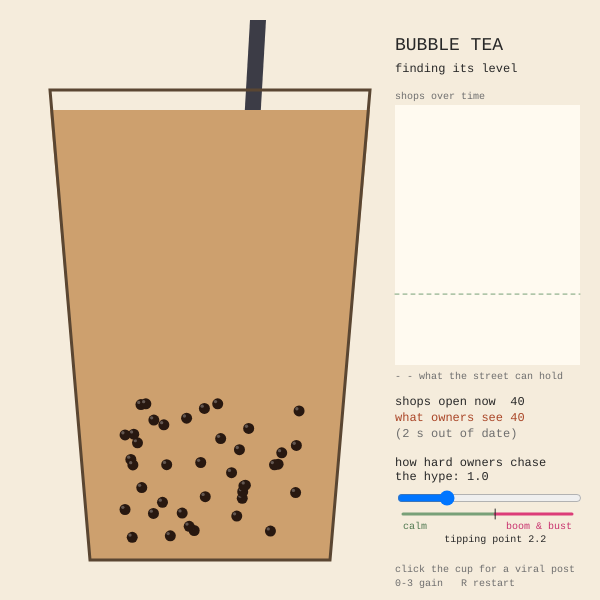
Frame 1 (no input)
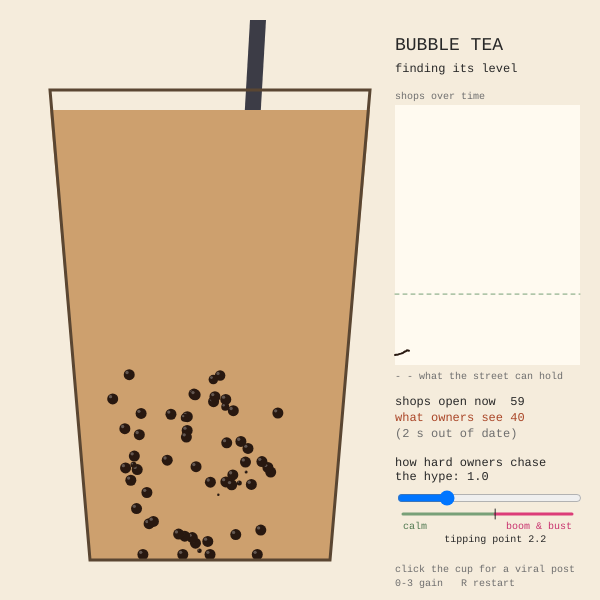
Frame 60 (no input)
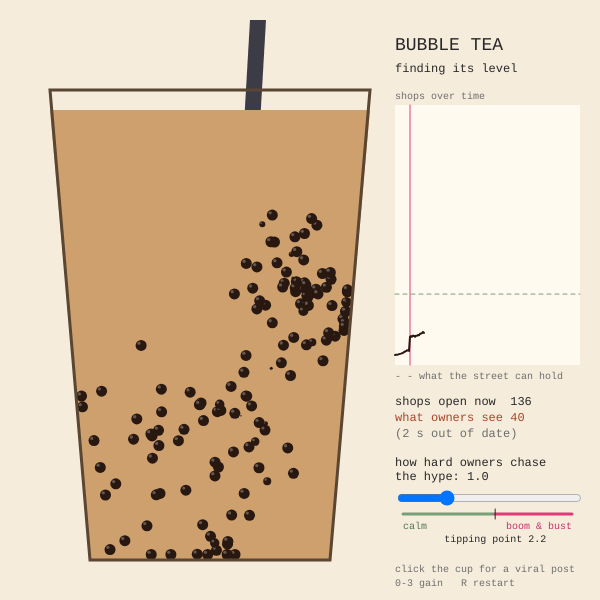
Frame 120 (the mouse pressed at the canvas centre since frame 60)

The p5.js sketch that drew these frames (run headless with seeded random() and noise() and a simulated clock; from frame 60 on, the mouse is pressed at the canvas centre):

// p5.js sketch
// ── sketch.js
// Stance: Conditions (after Cheng)
/*

Sidney Ngai
DM3008 Generative Art - Week 7: Cybernetics & Emergence
"Bubble Tea"

Synopsis
  Every pearl in the cup is a bubble tea shop. New shops open right next to
  existing ones (copycats), and every shop has a small chance of closing each
  frame. Owners open a shop when the street looks like it has room for one, but
  what they see is always a little out of date, so the whole street is reacting
  to old news. Singapore has watched this happen more than once: a craze, a shop
  on every corner, then shutters.

  The piece is a feedback loop with a delay in it. The street reads its own
  size, but the reading is two seconds old. Below what the street can really
  hold, owners open shops; above it, nobody does. The slider sets how hard
  owners chase the hype (the gain). Chase it gently and the street finds its
  level. Chase it hard on old news and it can never settle: it booms and
  crashes for ever, with no ending and no reset.

  Clicking the cup is a viral post: a wave of copycat shops opens at once. Two
  seconds later the street is still acting on what it saw before the wave, so
  it keeps opening shops, overshoots, and crashes. The viewer starts the boom
  and then has to watch the crash.

What I changed from the Steersman starter
  - Started from the Conditions stance: the population is read with a delay in
    sense(), and update() opens fewer shops the bigger it was.
  - Reworked the birth rule. In the guide's rule the gain only changes how big
    the street ends up: the loop pulls back towards its level equally hard at
    every gain, so gain 1 and gain 3 settle the same way, just at different
    sizes. In my rule gain is how strongly owners react, so it decides whether
    the street settles or swings. (The working is in README.md.)
  - Added a fixed size the street can hold (HOLD), drawn as the dashed line.
  - Worked out the tipping point where the street stops settling (TIP), and
    marked it under the slider.
  - Copycats: a new shop opens next to the shop that "inspired" it, so busy
    patches of the cup get busier.
  - A slider for the gain, labelled in the story's terms, and viral posts on
    click, which are also marked on the chart.
  - The cup, pearls that pop in when they open, a chart of shops over time with
    a marker showing which moment the street is reacting to, and readouts.

Things to try
  - slider at 0: nobody reads the news, the street just drifts
  - slider at 1: it overshoots a little, then settles at the dashed line
  - slider at 3: booms and crashes, because it is reacting to where it was
  - slider at 1, then click the cup: the viral post sets off a boom and a
    crash, then the street calms down again
  - slide slowly past the tipping point and watch the swings start

Controls
  slider   how hard owners chase the hype (the gain)
  click    a viral post: a wave of copycat shops where you click in the cup
  0 1 2 3  set the gain      R  restart
  the gain can also be set in the address, e.g. index.html?gain=3

Attributions
  The sense / update / render loop, the delayed population reading and the
  open-ended birth / death population come from the Steersman starter and its
  Conditions stance (DM3008 week 7 class material, Ashley Hi), which is after
  the work of Ian Cheng. The reworked birth rule, HOLD, the tipping point,
  copycat openings, viral posts, the slider, the cup, pearls, chart and
  readouts are my own.
  Written for p5.js 1.11.11 (https://p5js.org).

*/

//=== the cup ===
// the cup is a trapezoid: wider at the top than the bottom
let CUP = { top: 90, bottom: 560, topLeft: 50, topRight: 370, bottomLeft: 90, bottomRight: 330 };
let PEARL = 11; // *** change pearl size here
let MAX_SHOPS = 1100; // the cup is full

//=== the street ===
let gain = 1; // *** change the starting gain here (try 0, 1 and 3)
let MAX_GAIN = 4; // the top of the slider
let DELAY = 120; // *** change how out of date the news is here (frames, 120 = 2 s)
let CLOSE_CHANCE = 0.004; // chance a shop closes each frame
let HOLD = 300; // *** change how many shops the street can really hold here
let REACT = 0.00002; // how much one shop above or below HOLD changes the chance of opening
let START_SHOPS = 40;

// above this gain the street can never settle. a loop that corrects at rate k
// on news that is DELAY frames old keeps swinging once k * DELAY passes PI / 2,
// and here k = REACT * gain * HOLD (the working is in README.md).
// worked out in setup(), because p5's HALF_PI does not exist until then
let TIP;

//=== viral posts ===
let VIRAL_BURST = 60; // *** change how many copycats one viral post brings here
let posts = []; // the rings drawn where a post landed
let postedSinceChart = false; // marks the next chart point

let shops = [];
let popHistory = []; // the last DELAY frames, which sense() reads from
let chart = []; // a longer history, only for drawing
let chartPosts = []; // true where a viral post happened, lined up with chart
let CHART_STEP = 4; // frames between points on the chart (185 points x 4 = about 12 s)
let lastReading = 0;
let opened = 0;
let closed = 0;

let slider;

//=== layout of the right-hand panel ===
let PANEL = { x: 395, w: 185 };
let CHART = { y: 105, h: 260 };
let SLIDER_Y = 488;

/////////////////////////////////////////////////////////////////
// Shop
// one pearl, drifting slowly around the cup
/////////////////////////////////////////////////////////////////
function Shop(x, y) {
  this.x = x;
  this.y = y;
  this.a = random(TWO_PI);
  this.age = 0;
}

Shop.prototype.update = function () {
  // wander, and sink a little like a real pearl
  this.a += random(-0.2, 0.2);
  this.x += cos(this.a) * 0.6;
  this.y += sin(this.a) * 0.6 + 0.05;
  this.age++;
  this.keepInCup();
};

// keep inside the cup, which narrows towards the bottom
Shop.prototype.keepInCup = function () {
  this.y = constrain(this.y, CUP.top + 30, CUP.bottom - PEARL / 2);
  let t = map(this.y, CUP.top, CUP.bottom, 0, 1);
  let left = lerp(CUP.topLeft, CUP.bottomLeft, t) + PEARL / 2;
  let right = lerp(CUP.topRight, CUP.bottomRight, t) - PEARL / 2;
  this.x = constrain(this.x, left, right);
};

Shop.prototype.show = function () {
  // a new shop pops in, so you can see where the openings are
  let s = min(PEARL, this.age * 0.5);
  fill(40, 24, 16);
  circle(this.x, this.y, s);
  // a small highlight makes it read as a pearl
  fill(255, 255, 255, 70);
  circle(this.x - s * 0.2, this.y - s * 0.2, s * 0.3);
};

/////////////////////////////////////////////////////////////////
// Setup and the loop
/////////////////////////////////////////////////////////////////
function setup() {
  createCanvas(600, 600);
  pixelDensity(1);
  textFont("monospace");
  TIP = HALF_PI / (REACT * HOLD * DELAY);

  // a gain in the address overrides the one above
  let params = getURLParams();
  if (params.gain !== undefined) gain = float(params.gain);

  // the slider sits over the canvas, under its label in the right-hand panel
  slider = createSlider(0, MAX_GAIN, gain, 0.1);
  slider.position(PANEL.x, SLIDER_Y);
  slider.style("width", PANEL.w + "px");

  restart();
}

// a fresh street: a few shops at the bottom of the cup and no history
function restart() {
  shops = [];
  popHistory = [];
  chart = [];
  chartPosts = [];
  posts = [];
  opened = 0;
  closed = 0;
  for (let i = 0; i < START_SHOPS; i++) {
    let s = new Shop(random(120, 300), random(400, 540));
    s.age = 100; // already open, so they do not pop in
    shops.push(s);
  }
}

function draw() {
  gain = slider.value();

  const pastPop = sense(); // 1. read the street's size, as it was DELAY frames ago
  update(pastPop); // 2. open and close shops based on that old reading
  render(); // 3. draw it
}

/////////////////////////////////////////////////////////////////
// Sense: the street reads its own size, DELAY frames late
/////////////////////////////////////////////////////////////////
function sense() {
  popHistory.push(shops.length);
  if (popHistory.length > DELAY) popHistory.shift();

  // the chart keeps one point every CHART_STEP frames, so it can show whole booms and crashes
  if (frameCount % CHART_STEP === 0) {
    chart.push(shops.length);
    chartPosts.push(postedSinceChart);
    postedSinceChart = false;
    if (chart.length > PANEL.w) {
      chart.shift();
      chartPosts.shift();
    }
  }

  // the oldest reading we have is the one the street acts on
  lastReading = popHistory[0];
  return lastReading;
}

/////////////////////////////////////////////////////////////////
// Update: open fewer shops the bigger the street was
/////////////////////////////////////////////////////////////////
function update(pastPop) {
  // at HOLD, openings and closings balance. below it, owners open more shops,
  // above it, fewer. gain is how strongly they react to the (old) news
  let pOpen = constrain(CLOSE_CHANCE + REACT * gain * (HOLD - pastPop), 0, 0.03);

  let born = [];
  for (let i = 0; i < shops.length; i++) {
    shops[i].update();
    if (random() < pOpen && shops.length + born.length < MAX_SHOPS) {
      // a copycat opens right next door
      born.push(new Shop(shops[i].x + random(-12, 12), shops[i].y + random(-12, 12)));
    }
  }

  // every shop has the same small chance of closing
  let before = shops.length;
  shops = shops.filter(function () {
    return random() > CLOSE_CHANCE;
  });
  closed += before - shops.length;
  opened += born.length;
  shops = shops.concat(born);

  // viral post rings grow and fade
  for (let i = posts.length - 1; i >= 0; i--) {
    posts[i].age++;
    if (posts[i].age > 60) posts.splice(i, 1);
  }
}

/////////////////////////////////////////////////////////////////
// Viral post: a wave of copycats opens where you click
/////////////////////////////////////////////////////////////////
function viralPost(x, y) {
  for (let i = 0; i < VIRAL_BURST && shops.length < MAX_SHOPS; i++) {
    let s = new Shop(x + randomGaussian(0, 30), y + randomGaussian(0, 30));
    s.keepInCup();
    shops.push(s);
  }
  opened += VIRAL_BURST;
  posts.push({ x: x, y: y, age: 0 });
  postedSinceChart = true;
}

function insideCup(x, y) {
  if (y < CUP.top || y > CUP.bottom) return false;
  let t = map(y, CUP.top, CUP.bottom, 0, 1);
  return x > lerp(CUP.topLeft, CUP.bottomLeft, t) && x < lerp(CUP.topRight, CUP.bottomRight, t);
}

/////////////////////////////////////////////////////////////////
// Render
/////////////////////////////////////////////////////////////////
function render() {
  background(245, 236, 220);
  noStroke();

  // the straw sits behind the tea
  fill(60, 60, 70);
  quad(250, 20, 266, 20, 236, 540, 220, 540);

  // the tea, then the pearls in it
  fill(205, 160, 110);
  quad(CUP.topLeft, CUP.top + 20, CUP.topRight, CUP.top + 20, CUP.bottomRight, CUP.bottom, CUP.bottomLeft, CUP.bottom);
  for (let i = 0; i < shops.length; i++) shops[i].show();

  // the cup outline
  noFill();
  stroke(90, 70, 50);
  strokeWeight(3);
  quad(CUP.topLeft, CUP.top, CUP.topRight, CUP.top, CUP.bottomRight, CUP.bottom, CUP.bottomLeft, CUP.bottom);
  strokeWeight(1);

  drawPosts();
  drawChart(PANEL.x, CHART.y, PANEL.w, CHART.h);
  drawReadouts();
  drawSliderScale();
}

// a ring and a label where each viral post landed
function drawPosts() {
  for (let i = 0; i < posts.length; i++) {
    let p = posts[i];
    let fade = map(p.age, 0, 60, 255, 0);
    noFill();
    stroke(220, 60, 120, fade);
    strokeWeight(3);
    circle(p.x, p.y, 20 + p.age * 2);
    // white label with a pink outline, so it reads on top of the tea
    strokeWeight(4);
    fill(255, fade);
    textSize(14);
    textStyle(BOLD);
    textAlign(CENTER);
    text("viral post!", p.x, p.y - 30 - p.age * 0.5);
    textAlign(LEFT);
    textStyle(NORMAL);
    strokeWeight(1);
    noStroke();
  }
}

// shops over time, the level the street can hold, the moment it is reacting to, and posts
function drawChart(x, y, w, h) {
  noStroke();
  fill(255, 250, 240);
  rect(x, y, w, h);

  // dashed line: the size the street can really hold
  let hy = map(HOLD, 0, MAX_SHOPS, y + h, y);
  stroke(120, 160, 120);
  drawingContext.setLineDash([4, 4]);
  line(x, hy, x + w, hy);
  drawingContext.setLineDash([]);

  // pink ticks: viral posts
  stroke(220, 60, 120);
  for (let i = 0; i < chartPosts.length; i++) {
    if (chartPosts[i]) line(x + i, y, x + i, y + h);
  }

  // shops over time, newest on the right
  noFill();
  stroke(40, 24, 16);
  strokeWeight(2);
  beginShape();
  for (let i = 0; i < chart.length; i++) {
    vertex(x + i, map(chart[i], 0, MAX_SHOPS, y + h, y));
  }
  endShape();
  strokeWeight(1);

  // red line: where the reading comes from, DELAY frames back
  let back = DELAY / CHART_STEP;
  if (chart.length > back) {
    let rx = x + chart.length - back;
    stroke(170, 70, 40);
    line(rx, y, rx, y + h);
  }

  noStroke();
  fill(110);
  textSize(10);
  text("shops over time", x, y - 6);
  text("- - what the street can hold", x, y + h + 14);
}

function drawReadouts() {
  noStroke();
  fill(40);
  textSize(18);
  text("BUBBLE TEA", PANEL.x, 50);
  textSize(12);
  let mood = "finding its level";
  if (gain === 0) mood = "nobody is reacting";
  if (gain > TIP) mood = "boom and bust";
  text(mood, PANEL.x, 72);

  text("shops open now  " + shops.length, PANEL.x, 405);
  fill(170, 70, 40);
  text("what owners see " + lastReading, PANEL.x, 421);
  fill(110);
  text("(" + nf(DELAY / 60, 1, 0) + " s out of date)", PANEL.x, 437);

  fill(40);
  text("how hard owners chase", PANEL.x, 466);
  text("the hype: " + nf(gain, 1, 1), PANEL.x, 480);
}

// under the slider: calm on the left, boom and bust on the right, the tipping point between
function drawSliderScale() {
  // the slider's thumb travels a little inside its ends
  let x0 = PANEL.x + 8;
  let x1 = PANEL.x + PANEL.w - 8;
  let tx = map(TIP, 0, MAX_GAIN, x0, x1);
  let y = SLIDER_Y + 26;

  stroke(120, 160, 120);
  strokeWeight(3);
  line(x0, y, tx, y);
  stroke(220, 60, 120);
  line(tx, y, x1, y);
  strokeWeight(1);
  stroke(40);
  line(tx, y - 5, tx, y + 5);

  noStroke();
  textSize(10);
  fill(80, 120, 80);
  text("calm", x0, y + 15);
  fill(200, 50, 110);
  textAlign(RIGHT);
  text("boom & bust", x1, y + 15);
  textAlign(CENTER);
  fill(40);
  text("tipping point " + nf(TIP, 1, 1), tx, y + 28);
  textAlign(LEFT);

  fill(110);
  text("click the cup for a viral post", PANEL.x, 572);
  text("0-3 gain   R restart", PANEL.x, 586);
}

/////////////////////////////////////////////////////////////////
// Controls
/////////////////////////////////////////////////////////////////
function mousePressed() {
  // only clicks inside the cup count, so using the slider does not post
  if (insideCup(mouseX, mouseY)) viralPost(mouseX, mouseY);
}

function keyPressed() {
  if (key === "0" || key === "1" || key === "2" || key === "3") slider.value(int(key));
  if (key === "r" || key === "R") restart();
}
